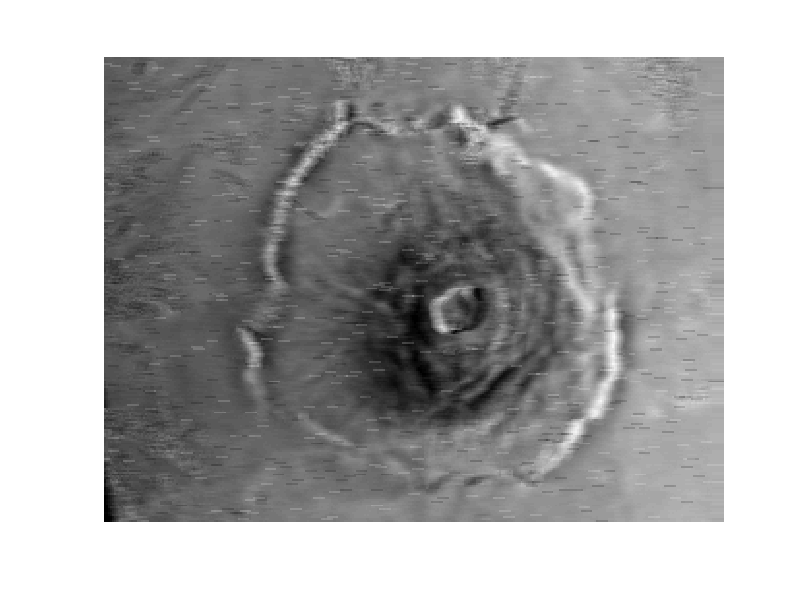
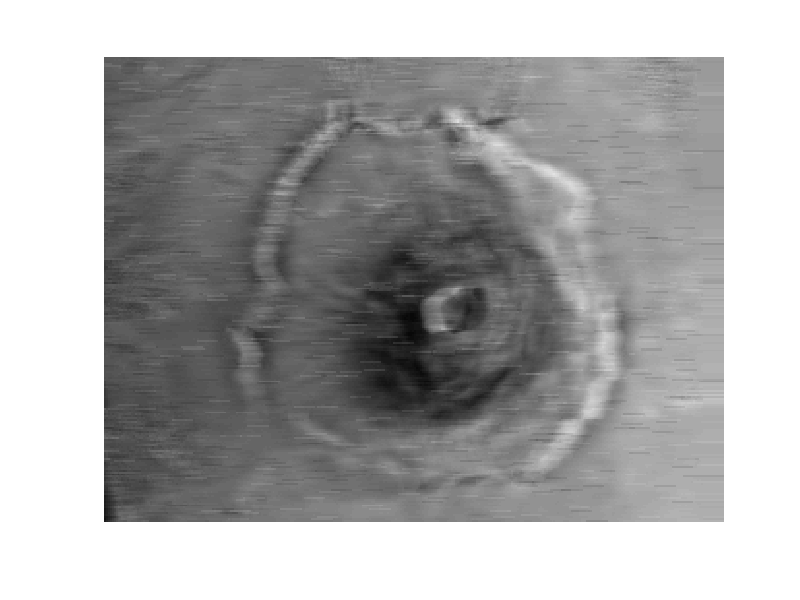
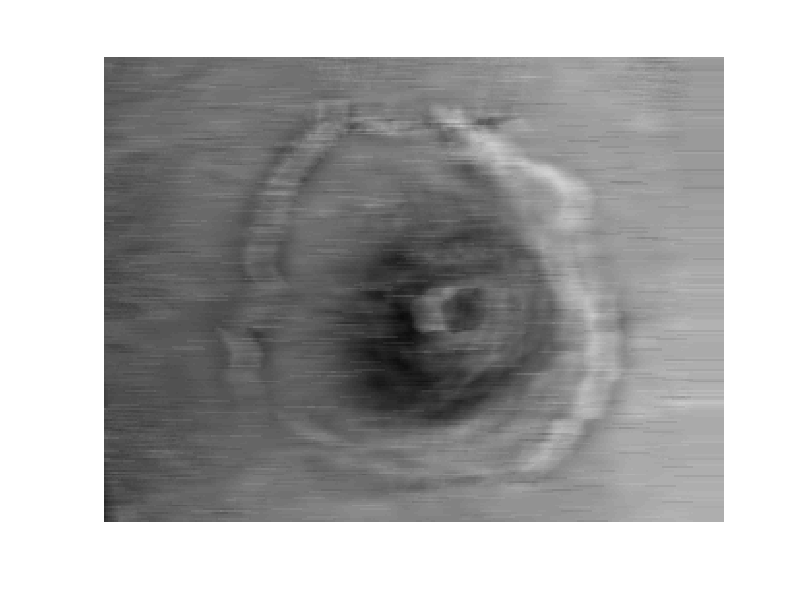

Recreate these plots in MATLAB, in order.
img=load('testimage.mat');
img_noisy=im2double(img.noisy);
img_orginal=im2double(img.original);
for i=1:3
  M1=0
  M2=5*i
  for i=1:240
    for j=1:M2-1
        img_out(i,1:j+M1-1)=sum(img_noisy(i,1:j+M1-1))/(M2+M1+1);
    end
    for j=320-M1+1:320
      img_out(i,j-M2+1:320)=sum(img_noisy(i,j-M2+1:320))/(M2+M1+1);
    end
    for j=M2+1:320-M1
        
        img_out(i,j-M2:j+M1)=sum(img_noisy(i,j-M2:j+M1))/(M2+M1+1);

    end
   end
  figure,imshow(img_out);
 end
